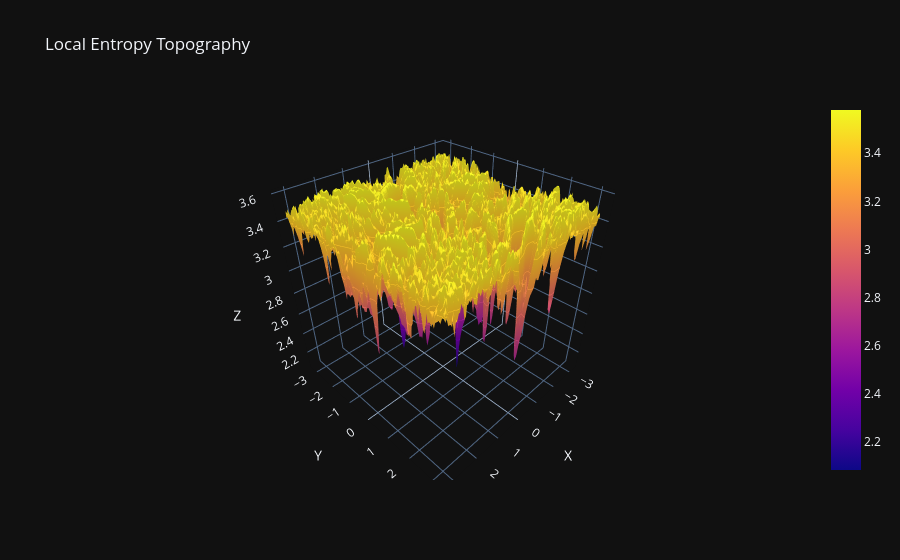

Here is the notebook cell this chart was saved with:
### Markdown cell above
### 3. Local Entropy Topography

Compute a spatial entropy map over the field.

This diagnostic measures how differentiation is distributed locally across the terrain:
where the field is relatively uniform,
where it becomes varied,
and where local uncertainty gathers into visible structure.

### Code cell
H_local = local_entropy_map(
    F,
    window=9,
    bins=12,
)

surface_3d(
    X,
    Y,
    H_local,
    title="Local Entropy Topography",
    html_path=paths["html"] / "local_entropy_opography.html",
)

### Figure 1 — Plotly figure (JSON) as saved in the notebook; plotly's stock layout.template omitted (floating-point values rounded to 4 significant figures; data arrays with more than 128 entries replaced by an {"elided": "..."} marker saying what was removed)
{"data": [{"contours": {"z": {"show": true, "usecolormap": true}}, "type": "surface", "x": {"elided": "160x160 float values"}, "y": {"elided": "160x160 float values"}, "z": {"elided": "160x160 float values"}}], "layout": {"scene": {"xaxis": {"title": {"text": "X"}}, "yaxis": {"title": {"text": "Y"}}, "zaxis": {"title": {"text": "Z"}}}, "title": {"text": "Local Entropy Topography"}}}
